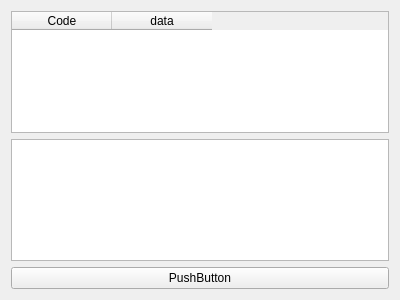
<?xml version="1.0" encoding="UTF-8"?>
<ui version="4.0">
 <class>ShowImportWidget</class>
 <widget class="QWidget" name="ShowImportWidget">
  <property name="geometry">
   <rect>
    <x>0</x>
    <y>0</y>
    <width>400</width>
    <height>300</height>
   </rect>
  </property>
  <property name="windowTitle">
   <string>Form</string>
  </property>
  <layout class="QVBoxLayout" name="verticalLayout">
   <item>
    <widget class="QTableWidget" name="tableWidget">
     <column>
      <property name="text">
       <string>Code</string>
      </property>
     </column>
     <column>
      <property name="text">
       <string>data</string>
      </property>
     </column>
    </widget>
   </item>
   <item>
    <widget class="QTextBrowser" name="textBrowser"/>
   </item>
   <item>
    <widget class="QPushButton" name="pushButton">
     <property name="text">
      <string>PushButton</string>
     </property>
    </widget>
   </item>
  </layout>
 </widget>
 <resources/>
 <connections/>
</ui>
